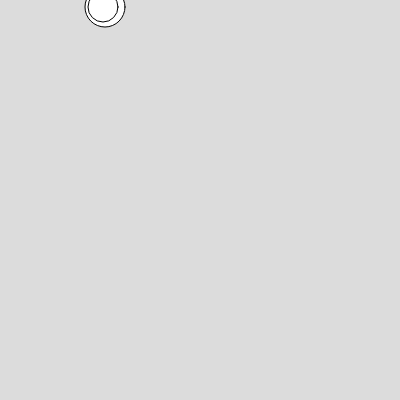
Frame 1 (no input)
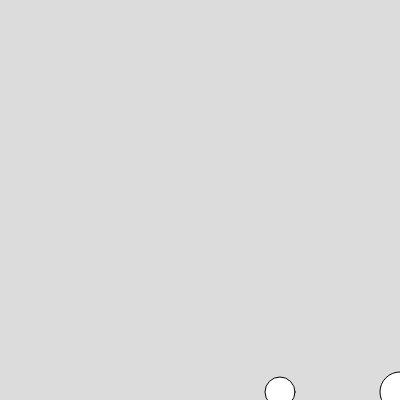
Frame 60 (no input)
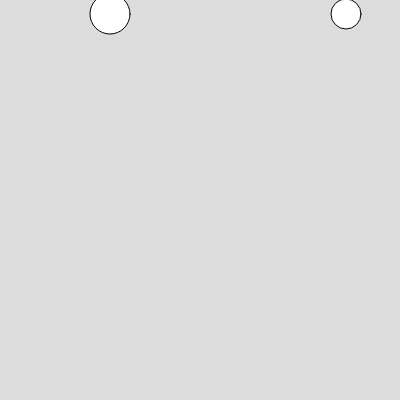
Frame 120 (the mouse pressed at the canvas centre since frame 60)

The p5.js sketch that drew these frames (run headless with seeded random() and noise() and a simulated clock; from frame 60 on, the mouse is pressed at the canvas centre):

// p5.js sketch
// ── sketch.js
let x1 = 100;     // x position of the ball
let y1 = 0;       // y position of the ball
let x1Speed = 5;  // speed in X direction
let y1Speed = 7; // speed in Y direction
let d1 = 40;      // diameter of the ball

let x2 = 100;     // x position of the ball
let y2 = 0;       // y position of the ball
let x2Speed = 3;  // speed in X direction
let y2Speed = 7; // speed in Y direction
let d2 = 30;      // diameter of the ball

function setup() {
  createCanvas(400, 400);
}

function draw() {
  background(220); // try commenting this out!
 
  // if x hits the right side or the left side of the canvas,
  // switch directions...
  if (x1 > width || x1 < 0) {
    x1Speed = x1Speed * -1;  
  }
  x1 = x1 + x1Speed; // adding a negative xSpeed *decreases* x, right?
  
  // same as above, but for the top and bottom of the canvas
  if (y1 > width || y1 < 0) {
    y1Speed = y1Speed * -1;  
  }
  y1 = y1 + y1Speed;

  ellipse(x1, y1, d1);

  // second shape
  // if x hits the right side or the left side of the canvas,
  // switch directions...
  if (x2 > width || x2 < 0) {
    x2Speed = x2Speed * -1;  
  }
  x2 = x2 + x2Speed; // adding a negative xSpeed *decreases* x, right?
  
  // same as above, but for the top and bottom of the canvas
  if (y2 > width || y2 < 0) {
    y2Speed = y2Speed * -1;  
  }
  y2 = y2 + y2Speed;

  ellipse(x2, y2, d2);
}
